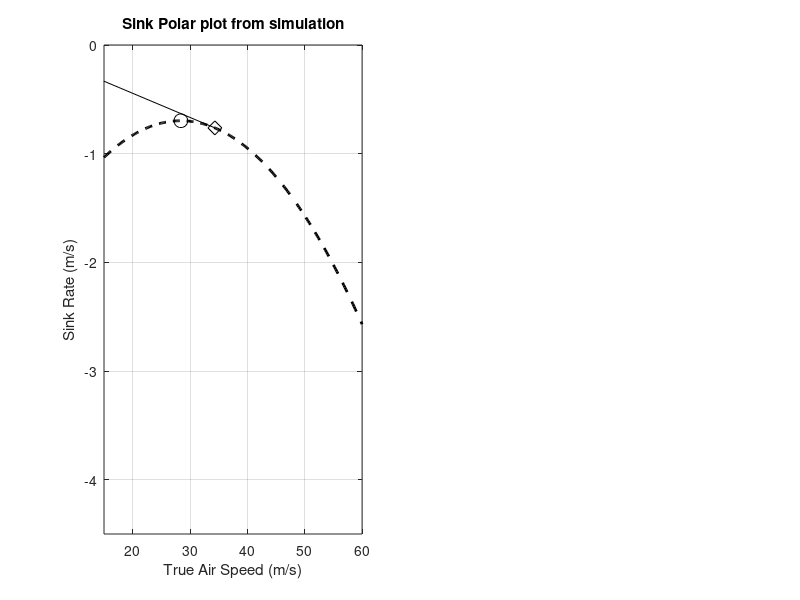

This figure's MATLAB source: (Note: this script raises an error after producing the figure.)
load('SR_Air_Speed_TEK_OL_7.mat')

% Define the TSA range to plot
TSA_Range = 15:0.2:60;

% Find length of variables
fnl=length(SR_Air_Speed);

% Extract sink rate and TAS from .mat file
Sink_real = SR_Air_Speed(:,1);
Vel_real = SR_Air_Speed(:,2);

%Initialize counter to count for negative sink rate measurements
counter = 1;


% Extract only sink rate and TAS when sink rate is negative
for i=500:fnl % Analyzing all samples
        if( Sink_real(i) < 0 )
                TAS_SR_Points_real(1,counter) = Vel_real(i);
                TAS_SR_Points_real(2,counter) = Sink_real(i);
                counter = counter + 1;
        end
end

% Get polynomial based on linear least squares fit from selected data
polynomial_Vel_real = polyfit(TAS_SR_Points_real(1,:),TAS_SR_Points_real(2,:),2);


% Get the curve with the polynomial obtained
SR_fitted_real = polyval(polynomial_Vel_real,TSA_Range);


% Plot curve approximated with polynomial
figure1 = figure('Color',[1 1 1]);
subplot(1,2,1)
plot(TSA_Range,SR_fitted_real,'--k','LineWidth',2)
axis ([15 60 -4.5 0])
hold on
grid on
xlabel('True Air Speed (m/s)')
ylabel('Sink Rate (m/s)')
title('Sink Polar plot from simulation')

% Adding minimum and optimal speeds
a = polynomial_Vel_real(1);
b = polynomial_Vel_real(2);
c = polynomial_Vel_real(3);

% Adding the minimum sink rate
Minimum_SR = max(SR_fitted_real); % MSR
MSR_index = find(SR_fitted_real == Minimum_SR);
plot(TSA_Range(MSR_index),SR_fitted_real(MSR_index),'ko','MarkerSize',10)

% Adding the optimal gliding speed
plot(sqrt(c/a),b*sqrt(c/a) + 2*c,'dk','MarkerSize',10)
plot([0,sqrt(c/a)],[0,b*sqrt(c/a)+2*c],'k')

% Add legends
L2 = legend('$\dot{h} Condor simulator$','$V_{smin}$','$V_{cc}$',3);
set(L2,'Interpreter','latex')


% % Plot sample points
% plot(TAS_SR_Points_real(1,:),TAS_SR_Points_real(2,:),'.k','MarkerSize',2)
%% Plot Sink Polar for ASW27 from Boermans and Garrel paper
% Data from paper
TAS_ASW27 = [100 125 155 180 200]*0.277777;
Sink_rate_ASW27 = [-0.6 -0.8 -1.2 -1.8 -2.4];

% Get polynomial from experimental data
polynomial_Vel_ASW27 = polyfit(TAS_ASW27,Sink_rate_ASW27,2);

% Curve based on polynomial generated
SR_fitted_ASW27 = polyval(polynomial_Vel_ASW27,TSA_Range);

% Plot curve generated
subplot(1,2,2)
plot(TSA_Range,SR_fitted_ASW27,'-.k','LineWidth',2)
axis ([15 60 -4.5 0])
grid on
hold on
xlabel('True Air Speed (m/s)')
ylabel('Sink Rate (m/s)')
title('Sink Polar plot from experimental data')

% Adding minimum and optimal speeds
a = polynomial_Vel_ASW27(1);
b = polynomial_Vel_ASW27(2);
c = polynomial_Vel_ASW27(3);

% Adding the minimum sink rate
Minimum_SR = max(SR_fitted_ASW27); % MSR
MSR_index = find(SR_fitted_ASW27 == Minimum_SR);
plot(TSA_Range(MSR_index),SR_fitted_ASW27(MSR_index),'ko','MarkerSize',10)

% Adding the optimal gliding speed
plot(sqrt(c/a),b*sqrt(c/a) + 2*c,'dk','MarkerSize',10)
plot([0,sqrt(c/a)],[0,b*sqrt(c/a)+2*c],'k')

% Add legends
L3 = legend('$\dot{h} Boermans$','$V_{smin}$','$V_{cc}$',3);
set(L3,'Interpreter','latex')

